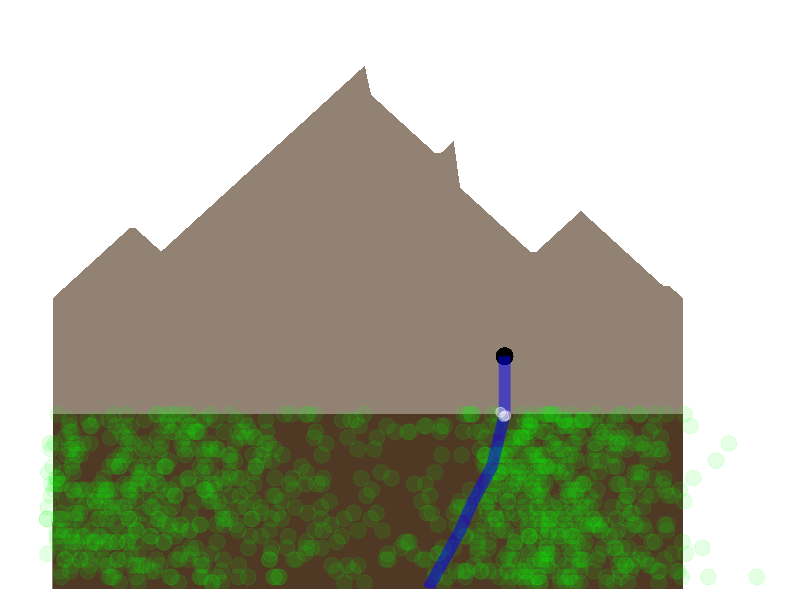

Write R code to recreate this figure.
## ---- chunk 1
knitr::opts_chunk$set(echo = TRUE)
library(ggplot2)
library(dplyr)
## ---- chunk 2
plot_df <- data.frame(
  # x = rep(1:100,10),
  # y = rep(1:100,10),
  # mountain = round(rnorm(1000,mean=50,sd=20)),
  mountain_x = c(1:100,rep(NA,900)),
  mountain_y = c(50:62,62:58,59:90,
                 #on the way back down
                 85:75,75:77,69:58,58:64,65:52,52:50,
                 rep(NA,900)),
  tree_x = c(rnorm(500,mean=20,sd=20),
             rnorm(500,mean=80,sd=10)),
  tree_y = sample(1:30,1000,replace=TRUE),
  river_x = c(60,65,67,70,72,72,rep(NA,994)),
  river_y = c(0,10,15,21,30,40,rep(NA,994)),
  waterfall_x = c(rep(72,3),rep(NA,997)),
  waterfall_y = c(rep(30,3),rep(NA,997))
) %>%
  mutate_all(abs) # remove any negative numbers

ggplot(plot_df) +
  geom_area(aes(x=mountain_x,y=mountain_y),fill='#634d38',alpha=.7) +
  geom_rect(aes(xmin=1, xmax = 100, ymin = 0, ymax = max(plot_df$tree_y)),fill="#4f3924") +
  # geom_area() # frosted peaks
  geom_point(aes(x=tree_x,y=tree_y),color="green",size=5,alpha = .1) +
  geom_point(aes(x=72,y=40),size=5) + 
  geom_line(aes(x=river_x,y=river_y),color="blue",size=4,alpha = .5) + 
  geom_jitter(aes(x=waterfall_x,y=waterfall_y),color="white",alpha=.4,width = 1,size=3) +
  # geom_ribbon() # for shoreline?
  scale_y_continuous(expand = c(0,0),
                   limits = c(0,100)) +
  theme_minimal() + 
  theme(panel.background = element_blank(),
        panel.grid = element_blank(),
        axis.text = element_blank(),
        axis.title = element_blank())
